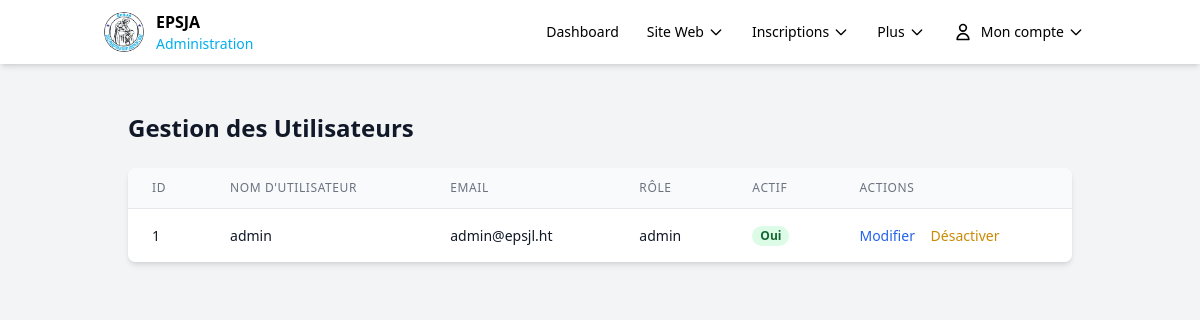
The app's page /auth/users (signed in) with its own data.
### models.py (models this page shows, shortened)
class User(db.Model, UserMixin):
    __tablename__ = 'users'
    id = db.Column(db.Integer, primary_key=True)
    username = db.Column(db.String(80), unique=True, nullable=False)
    email = db.Column(db.String(120), unique=True, nullable=False)
    password_hash = db.Column(db.String(255), nullable=False)
    nom = db.Column(db.String(100), nullable=False)
    prenom = db.Column(db.String(100), nullable=False)
    role = db.Column(db.String(20), nullable=False, default='parent')
    actif = db.Column(db.Boolean, default=True)
    date_creation = db.Column(db.DateTime, default=datetime.now)

### modules/auth.py (the view)
@auth_blueprint.route('/users')
@login_required
def users():
    if current_user.role != 'admin':
        flash('Accès non autorisé.', 'danger')
        return redirect(url_for('accueil'))
    users = User.query.all()
    return render_template('admin/users.html', users=users)

### app.py (called while the page is built)
@login_manager.user_loader
def load_user(user_id):
    return User.query.get(int(user_id))

### templates/admin/users.html (shortened to what this page needs)
{% extends "admin/base_admin.html" %}
{% block content %}
<div class="p-6">
    <div class="max-w-7xl mx-auto">
        <h1 class="text-2xl font-bold text-gray-900 mb-6">Gestion des Utilisateurs</h1>
        <div class="bg-white shadow-md rounded-lg overflow-hidden">
            <div class="overflow-x-auto">
                <table class="min-w-full divide-y divide-gray-200">
                    <thead class="bg-gray-50">
                        <tr>
                            <th class="px-6 py-3 text-left text-xs font-medium text-gray-500 uppercase tracking-wider">ID</th>
                            <th class="px-6 py-3 text-left text-xs font-medium text-gray-500 uppercase tracking-wider">Nom d'utilisateur</th>
                            <th class="px-6 py-3 text-left text-xs font-medium text-gray-500 uppercase tracking-wider">Email</th>
                            <th class="px-6 py-3 text-left text-xs font-medium text-gray-500 uppercase tracking-wider">Rôle</th>
                            <th class="px-6 py-3 text-left text-xs font-medium text-gray-500 uppercase tracking-wider">Actif</th>
                            <th class="px-6 py-3 text-left text-xs font-medium text-gray-500 uppercase tracking-wider">Actions</th>
                        </tr>
                    </thead>
                    <tbody class="bg-white divide-y divide-gray-200">
                        {% for user in users %}
                        <tr>
                            <td class="px-6 py-4 whitespace-nowrap text-sm text-gray-900">{{ user.id }}</td>
                            <td class="px-6 py-4 whitespace-nowrap text-sm text-gray-900">{{ user.username }}</td>
                            <td class="px-6 py-4 whitespace-nowrap text-sm text-gray-900">{{ user.email }}</td>
                            <td class="px-6 py-4 whitespace-nowrap text-sm text-gray-900">{{ user.role }}</td>
                            <td class="px-6 py-4 whitespace-nowrap text-sm text-gray-900">
                                {% if user.actif %}
                                <span class="px-2 inline-flex text-xs leading-5 font-semibold rounded-full bg-green-100 text-green-800">Oui</span>
                                {% else %}
                                <span class="px-2 inline-flex text-xs leading-5 font-semibold rounded-full bg-red-100 text-red-800">Non</span>
                                {% endif %}
                            </td>
                            <td class="px-6 py-4 whitespace-nowrap text-sm font-medium">
                                <button class="text-blue-600 hover:text-blue-900 mr-3">Modifier</button>
                                {% if user.actif %}
                                <button class="text-yellow-600 hover:text-yellow-900">Désactiver</button>
                                {% else %}
                                <button class="text-green-600 hover:text-green-900">Activer</button>
                                {% endif %}
                            </td>
                        </tr>
                        {% endfor %}
                    </tbody>
                </table>
            </div>
        </div>
    </div>
</div>
{% endblock %}

### records on screen
User: id "1", username "admin", email "admin@epsjl.ht", role "admin", actif "Oui"
